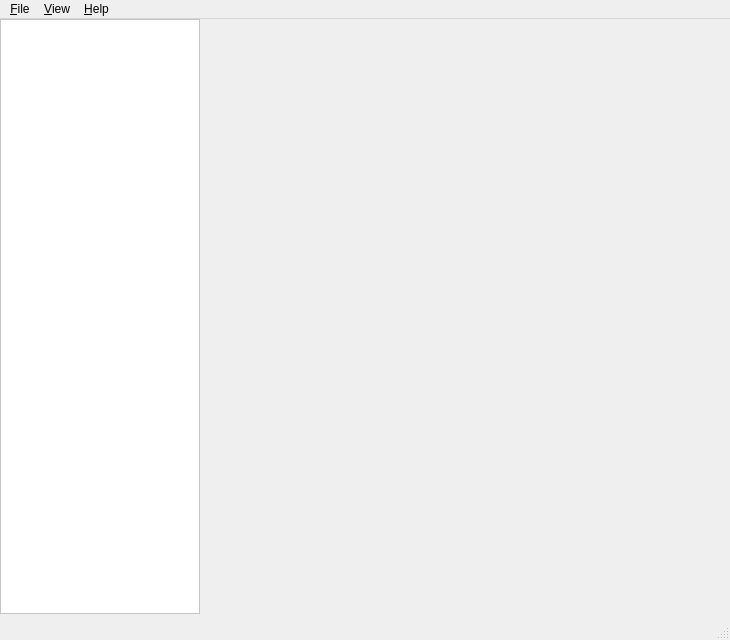
<?xml version="1.0" encoding="UTF-8"?>
<ui version="4.0">
 <class>MainWindow</class>
 <widget class="QMainWindow" name="MainWindow">
  <property name="geometry">
   <rect>
    <x>0</x>
    <y>0</y>
    <width>730</width>
    <height>640</height>
   </rect>
  </property>
  <property name="minimumSize">
   <size>
    <width>730</width>
    <height>640</height>
   </size>
  </property>
  <property name="maximumSize">
   <size>
    <width>730</width>
    <height>640</height>
   </size>
  </property>
  <property name="windowTitle">
   <string>Viewer3D</string>
  </property>
  <property name="windowIcon">
   <iconset resource="../Images/images.qrc">
    <normaloff>:/Images/logo.png</normaloff>:/Images/logo.png</iconset>
  </property>
  <widget class="QWidget" name="centralwidget">
   <widget class="QListWidget" name="listWidget">
    <property name="geometry">
     <rect>
      <x>0</x>
      <y>0</y>
      <width>200</width>
      <height>595</height>
     </rect>
    </property>
    <property name="minimumSize">
     <size>
      <width>200</width>
      <height>595</height>
     </size>
    </property>
    <property name="maximumSize">
     <size>
      <width>200</width>
      <height>595</height>
     </size>
    </property>
    <property name="styleSheet">
     <string notr="true">background-color: rgb(255, 255, 255);</string>
    </property>
    <property name="frameShape">
     <enum>QFrame::StyledPanel</enum>
    </property>
    <property name="editTriggers">
     <set>QAbstractItemView::NoEditTriggers</set>
    </property>
    <property name="selectionMode">
     <enum>QAbstractItemView::ExtendedSelection</enum>
    </property>
   </widget>
  </widget>
  <widget class="QMenuBar" name="menubar">
   <property name="geometry">
    <rect>
     <x>0</x>
     <y>0</y>
     <width>730</width>
     <height>23</height>
    </rect>
   </property>
   <widget class="QMenu" name="menu_file">
    <property name="title">
     <string>&amp;File</string>
    </property>
    <addaction name="action_open"/>
    <addaction name="separator"/>
    <addaction name="action_export"/>
    <addaction name="action_export_all"/>
    <addaction name="action_save_image"/>
    <addaction name="separator"/>
    <addaction name="action_reload"/>
    <addaction name="action_close"/>
    <addaction name="action_close_all"/>
    <addaction name="separator"/>
    <addaction name="action_exit"/>
   </widget>
   <widget class="QMenu" name="menu_help">
    <property name="title">
     <string>&amp;Help</string>
    </property>
    <widget class="QMenu" name="menu_language">
     <property name="title">
      <string>&amp;Language</string>
     </property>
     <addaction name="action_Chinese"/>
     <addaction name="action_English"/>
    </widget>
    <addaction name="action_help"/>
    <addaction name="menu_language"/>
    <addaction name="separator"/>
    <addaction name="action_about"/>
   </widget>
   <widget class="QMenu" name="menu_view">
    <property name="title">
     <string>&amp;View</string>
    </property>
    <addaction name="action_menu"/>
    <addaction name="action_status"/>
   </widget>
   <addaction name="menu_file"/>
   <addaction name="menu_view"/>
   <addaction name="menu_help"/>
  </widget>
  <widget class="QStatusBar" name="statusbar"/>
  <action name="action_about">
   <property name="text">
    <string>&amp;About</string>
   </property>
   <property name="statusTip">
    <string>Show information about Viewer3D</string>
   </property>
  </action>
  <action name="action_open">
   <property name="text">
    <string>&amp;Open...</string>
   </property>
   <property name="statusTip">
    <string>Open 3D model files</string>
   </property>
   <property name="shortcut">
    <string>Ctrl+O</string>
   </property>
  </action>
  <action name="action_save_image">
   <property name="text">
    <string>Save &amp;Image...</string>
   </property>
   <property name="statusTip">
    <string>Save current view</string>
   </property>
  </action>
  <action name="action_close">
   <property name="text">
    <string>&amp;Close</string>
   </property>
   <property name="statusTip">
    <string>Close 3D model files</string>
   </property>
   <property name="shortcut">
    <string>Ctrl+C</string>
   </property>
  </action>
  <action name="action_exit">
   <property name="text">
    <string>E&amp;xit</string>
   </property>
   <property name="statusTip">
    <string>Exit the application</string>
   </property>
  </action>
  <action name="action_close_all">
   <property name="text">
    <string>Close A&amp;ll</string>
   </property>
   <property name="statusTip">
    <string>Close all files</string>
   </property>
   <property name="shortcut">
    <string>Ctrl+Shift+C</string>
   </property>
  </action>
  <action name="action_help">
   <property name="text">
    <string>&amp;Help</string>
   </property>
   <property name="statusTip">
    <string>Show the help content</string>
   </property>
   <property name="shortcut">
    <string>Ctrl+H</string>
   </property>
  </action>
  <action name="action_export_all">
   <property name="text">
    <string>Export &amp;All</string>
   </property>
   <property name="statusTip">
    <string>Export all files</string>
   </property>
   <property name="shortcut">
    <string>Ctrl+Shift+E</string>
   </property>
  </action>
  <action name="action_menu">
   <property name="checkable">
    <bool>true</bool>
   </property>
   <property name="checked">
    <bool>false</bool>
   </property>
   <property name="text">
    <string>&amp;File Menu</string>
   </property>
   <property name="statusTip">
    <string>Show/hide the file menu</string>
   </property>
   <property name="shortcut">
    <string>Ctrl+F</string>
   </property>
  </action>
  <action name="action_status">
   <property name="checkable">
    <bool>true</bool>
   </property>
   <property name="checked">
    <bool>true</bool>
   </property>
   <property name="text">
    <string>&amp;Status</string>
   </property>
   <property name="statusTip">
    <string>Show/hide the status bar</string>
   </property>
  </action>
  <action name="action_export">
   <property name="text">
    <string>&amp;Export</string>
   </property>
   <property name="statusTip">
    <string>Export 3D model files</string>
   </property>
   <property name="shortcut">
    <string>Ctrl+E</string>
   </property>
  </action>
  <action name="action_Chinese">
   <property name="text">
    <string>&amp;Chinese</string>
   </property>
   <property name="statusTip">
    <string>Change the interface language to Chinese</string>
   </property>
  </action>
  <action name="action_English">
   <property name="text">
    <string>&amp;English</string>
   </property>
   <property name="statusTip">
    <string>Change the interface language to English</string>
   </property>
  </action>
  <action name="action_reload">
   <property name="text">
    <string>&amp;Reload</string>
   </property>
   <property name="statusTip">
    <string>Reload 3D model files</string>
   </property>
  </action>
 </widget>
 <resources>
  <include location="../Images/images.qrc"/>
 </resources>
 <connections>
  <connection>
   <sender>menubar</sender>
   <signal>triggered(QAction*)</signal>
   <receiver>MainWindow</receiver>
   <slot>triggered(QAction*)</slot>
   <hints>
    <hint type="sourcelabel">
     <x>36</x>
     <y>19</y>
    </hint>
    <hint type="destinationlabel">
     <x>36</x>
     <y>24</y>
    </hint>
   </hints>
  </connection>
  <connection>
   <sender>listWidget</sender>
   <signal>itemDoubleClicked(QListWidgetItem*)</signal>
   <receiver>MainWindow</receiver>
   <slot>selectModel(QListWidgetItem*)</slot>
   <hints>
    <hint type="sourcelabel">
     <x>199</x>
     <y>120</y>
    </hint>
    <hint type="destinationlabel">
     <x>623</x>
     <y>100</y>
    </hint>
   </hints>
  </connection>
  <connection>
   <sender>MainWindow</sender>
   <signal>setMenuVisible(bool)</signal>
   <receiver>listWidget</receiver>
   <slot>setVisible(bool)</slot>
   <hints>
    <hint type="sourcelabel">
     <x>623</x>
     <y>173</y>
    </hint>
    <hint type="destinationlabel">
     <x>199</x>
     <y>188</y>
    </hint>
   </hints>
  </connection>
  <connection>
   <sender>MainWindow</sender>
   <signal>setCurrent(QModelIndex)</signal>
   <receiver>listWidget</receiver>
   <slot>setCurrentIndex(QModelIndex)</slot>
   <hints>
    <hint type="sourcelabel">
     <x>624</x>
     <y>236</y>
    </hint>
    <hint type="destinationlabel">
     <x>199</x>
     <y>247</y>
    </hint>
   </hints>
  </connection>
 </connections>
 <slots>
  <signal>setMenuVisible(bool)</signal>
  <signal>setCurrent(QModelIndex)</signal>
  <slot>triggered(QAction*)</slot>
  <slot>selectModel(QListWidgetItem*)</slot>
 </slots>
</ui>
